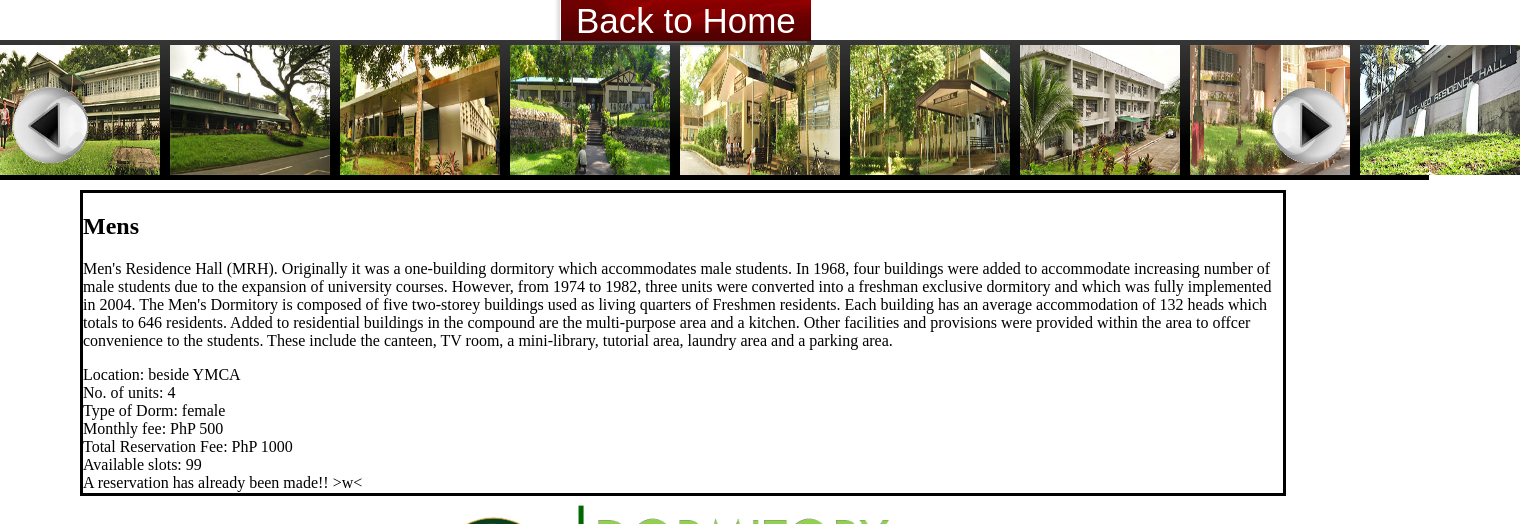
Page /web_control/php/DormInfo.php?dormname=Mens (signed in) on the committed database.
### tables this page shows
CREATE TABLE IF NOT EXISTS `dormitory` (
  `dormname` varchar(30) NOT NULL,
  `dormdescription` text NOT NULL,
  `dormunits` int(11) DEFAULT NULL,
  `dormlocation` varchar(50) DEFAULT NULL,
  `dormtype` varchar(20) DEFAULT NULL,
  `availableslots` int(5) NOT NULL,
  `dormmonthlyfee` int(5) NOT NULL DEFAULT '500',
  `dormresfee` int(6) NOT NULL DEFAULT '1000',
  PRIMARY KEY (`dormname`)
);

### web_control/php/DormInfo.php (the view, shortened to what this page needs)
<?php
    if(isset($_GET['dormname'])){
		$dormname=$_GET['dormname'];
	}
	else header ("Location: index.php")
?>
<!DOCTYPE html>
<html>
	<head>
		<link rel = "stylesheet" type = "text/css" href = "../css/general.css" />
		<link rel = "stylesheet" type = "text/css" href = "../css/index.css" />
		<link rel = "stylesheet" type = "text/css" href = "../css/DormInfo.css" />
	</head>
	<body onload = "place(0, 'none')">
	<?php
		$womens="Womens";
		$new="New";
		$ih="Ih";
		$acci="Acci";
		$mareha="Mareha";
		$foreha="Foreha";
		$vetmed="Vetmed";
	?>
		<section class = "Bottom">
				<a href = 'DormInfo.php?dormname=<?php echo $womens?>' method='post'><img src = "../../images/dorms/womens-dorm.jpg" class = "img" id = "i2" /></a>
				<a href = 'DormInfo.php?dormname=<?php echo $ih?>' method='post'><img src = "../../images/dorms/ih.jpg" class = "img" id = "i3" /></a>
				<a href = 'DormInfo.php?dormname=<?php echo $acci?>' method='post'><img src = "../../images/dorms/acci-upper.jpg" class = "img" id = "i4" /></a>
				<a href = 'DormInfo.php?dormname=<?php echo $foreha?>' method='post'><img src = "../../images/dorms/foreha.jpg" class = "img" id = "i5" /></a>
				<a href = 'DormInfo.php?dormname=<?php echo $mareha?>' method='post'><img src = "../../images/dorms/mareha.jpg" class = "img" id = "i6" /></a>
				<a href = 'DormInfo.php?dormname=<?php echo $new?>' method='post'><img src = "../../images/dorms/new-dorm-2.jpg" class = "img" id = "i7" /></a>
				<a href = 'DormInfo.php?dormname=<?php echo $vetmed?>' method='post'><img src = "../../images/dorms/vetmed-dorm-sign.jpg" class = "img" id = "i9" /></a>
				<img src = "../../images/web_img/left.png" id = "b1" class = "Button" onclick = "moveLeft()" />
				<img src = "../../images/web_img/right.png" class = "Button" id = "b2" onclick = "moveRight()" />
		</section>
		<section class = "navigation DormNav">
			<ul id="menu">
				<li><a href="index.php">Back to Home</a></li>
			</ul>
		</section>
<section class = "announce3 ment">
			<?php
				include("connect.php");
				$query="Select * from dormitory where dormname='{$dormname}'";
				$handle=mysql_query($query,$conn);
				$arr=mysql_fetch_array($handle);
				echo "<h1> {$arr['dormname']} </h1>";
				echo "<p> {$arr['dormdescription']} </p>";
				echo "Location: {$arr['dormlocation']}<br/>";
				echo "No. of units: {$arr['dormunits']}<br/>";
				echo "Type of Dorm: {$arr['dormtype']}<br/>";
				echo "Monthly fee: PhP {$arr['dormmonthlyfee']}<br/>";
				echo "Total Reservation Fee: PhP {$arr['dormresfee']}<br/>";
				echo "Available slots: {$arr['availableslots']}<br/>";
			?>
			<?php
				if($arr['availableslots']!=0 && isset($_SESSION['uname'])){
					include('connect.php');
					$query="Select id from user where username=\"".$_SESSION['uname']."\"";
					$handle=mysql_query($query,$conn);
					$id=mysql_fetch_array($handle);
					$query="Select id from reservation where id=\"{$id['id']}\"";
					$handle=mysql_query($query,$conn);
					if(mysql_fetch_array($handle)==NULL){
						echo "<input class='button' type='submit' value='Reserve' onclick ='signUp2()'/></form>";
					}else echo 'A reservation has already been made!! >w<';
				}else if($arr['availableslots']==0){
					echo "<p>No More Available Slot for You! :(</p>";
				}else{
					echo "<p>Sign-in to reserve :)</p>";
				}
			?>
</section>
	</body>
</html>

### web_control/css/general.css (style rules this page uses)
body { position: relative; margin: 0px; background-color: #ffffff; overflow: hidden; padding: 0px; background-image:url('../../images/web_img/DORM4.png'); background-repeat: no-repeat; background-position: 220px 500px; background-size: 900px 180px; }
ul#menu { font-family: Arial, Verdana; font-size: 35px; margin: 0; padding: 0; list-style: none; }
ul#menu li { display: block; position: relative; float: left; }
ul#menu li a { display: block; text-decoration: none; color: #ffffff; border-top: 1px solid #ffffff; padding: 10px 15px 0px 15px; margin-left: 1px; white-space: nowrap; background-image:url('../../images/web_img/top.jpg'); background-repeat: no-repeat; background-position: center; background-size: 100% 100%; }
.navigation { position: absolute; top: -10px; height: 53px; background-color: rgba(245,245,245, .2); box-shadow: 0px 0px 3px 3px rgba(90,90,90, .2); }
.announce3 { position: absolute; left: -1000px; top: 180px; width: 950px; height: 300px; border-style: solid; border-width: 3px; background-color: white; -webkit-transition: all .5s; }

### web_control/css/index.css (style rules this page uses)
.Bottom { width: 1429px; height: 140px; position: absolute; top: 40px; background-image:url('../../images/web_img/b4.jpg'); background-repeat: no-repeat; background-position: center; background-size: 100% 100%; }
.img { float: left; width: 160px; height: 130px; top: 5px; left: 0px; position: absolute; -webkit-transition: all .5s; }
#b1 { top: 45px; left: 10px; }
a { text-decoration: none; color: gray; }
#b2 { top: 45px; left: 1270px; }
.Button { float: left; width: 80px; height: 80px; position: absolute; cursor: pointer; }

### web_control/css/DormInfo.css (style rules this page uses)
.ment { left: 80px; top: 190px; width: 1200px; height: 300px; font-family: tw cen mt; }
.DormNav { left: 560px; width: 247px; }

### rows in the picture
dormitory: dormname "Mens", dormdescription "Men's Residence Hall (MRH). Originally it was a one-building dormitory which accommodates male students. In 1968, four buildings were added to accommodate increasing number of male students due to the expansion of university courses. However, from 1974 to 1982, three units were converted into a freshman exclusive dormitory and which was fully implemented in 2004. The Men's Dormitory is composed of five two-storey buildings used as living quarters of Freshmen residents. Each building has an average accommodation of 132 heads which totals to 646 residents. Added to residential buildings in the compound are the multi-purpose area and a kitchen. Other facilities and provisions were provided…", dormlocation "beside YMCA", dormunits "4", dormtype "female", dormmonthlyfee "500", dormresfee "1000", availableslots "99"
